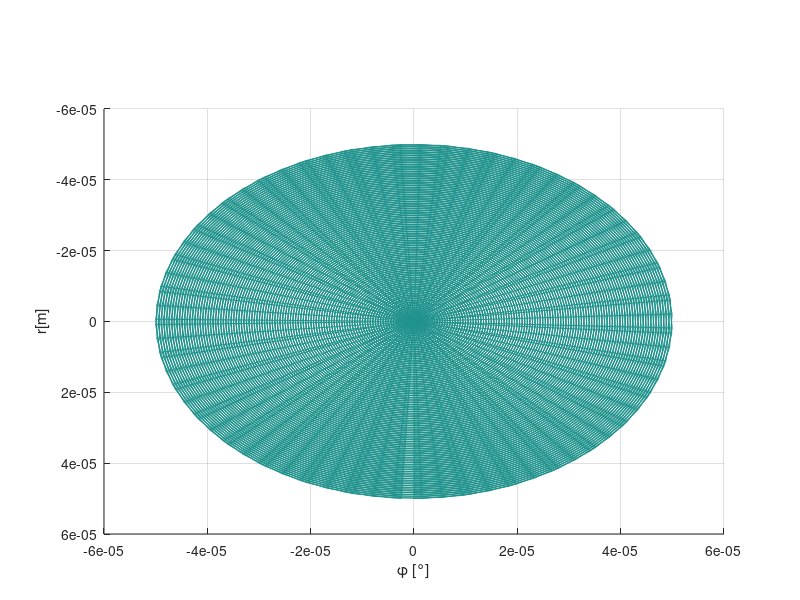

Reproduce this figure in MATLAB. (Note: this script raises an error after producing the figure.)
clear all;
clf;

% % % Simulación del modelo de haz de luz
c = 3e8;
eps0 = 8.85* (10^-12); %%Epsilon al vacío
epsr = 4.7; %Permitividad relativa
eps = eps0*epsr;

miu0 = 4*pi*(10^-7);
miur = 1;
miu = miu0*miur;

%%Para el núcleo
a = 50e-6; %radio del núcleo
r = 0 : 0.5e-6 : a; %radio
phi = 0: 0.188: 6*pi;
%%%%%%%%%%%%%%%%%%%%%%%%%%%%%%%%%%%
[PHI1,R1] = meshgrid(phi,r);
v = 1/sqrt(miu*eps);
%%Aplicando las condiciones en frontera para el modo TMnm (Hz=0,fc=)
pnm = [
    2.4 3.8 5.1 6.18;
    5.52 7.01 8.4 9.2;
    8.65 10.17 11.6 13.01;
    11.7 13.3 14.79 16.2
    ];

n = 0;
m = 1;

for n = 1: 4
   for m = 1: 3
       if (n == 2 && m == 3) || (n == 4 && m == 1) || (n == 4 && m == 3)
            
       else
            fc_TMnm = (pnm(n,m)*v)/(2*pi*a);
            f0 = fc_TMnm + 200e9; %Para f0>fc_TMnm pero f0 < al siguiente modo fcTMnm
            omega = 2*pi*f0;

            lambdac_TMnm = v/(fc_TMnm);
            BetaLambda_TMnm = omega*sqrt(eps*miu)*sqrt(1-((fc_TMnm/f0)^2));
            omegac = 2*pi*fc_TMnm; %Frecuencia de corte (Pasa alto) del modo TM01
            kc = omegac*sqrt(eps*miu);
            h_TMnm = kc;
            X_TMnm = h_TMnm.*r;
            z_TMnm = lambdac_TMnm*2; %Multiplos del doble de la longitud de onda, z = 0-5m,0-10m,0-100m (dependiendo)

            t_TMnm = 1;
            gama = i*BetaLambda_TMnm;

            coeficiente = (-i*(n-1)*f0)*(1/((sqrt(miu/eps))*(h_TMnm*fc_TMnm*gama)));
            
            for ind = 1:length(X_TMnm)
                for jnd = 1:length(phi)
                    Hr_TMnm(ind,jnd) = coeficiente*(besselj((n-1),X_TMnm(ind)))*(cos((n-1)*phi(jnd)) - sin((n-1)*phi(jnd))) * exp(i*BetaLambda_TMnm*z_TMnm); 
                end
            end


            [x3,y3,z3] = pol2cart(PHI1,R1,real(Hr_TMnm));

            figure();
            mesh(x3,y3,z3);
            view(90,90);
            xlabel('r[m]');
            ylabel('\phi [°]');
            zlabel("H_r{TM"+(n-1)+m+"}");
            title("H_r{TM"+(n-1)+m+"}, z ="+z_TMnm+"m, t = "+t_TMnm+"s");
       end
   end
end




